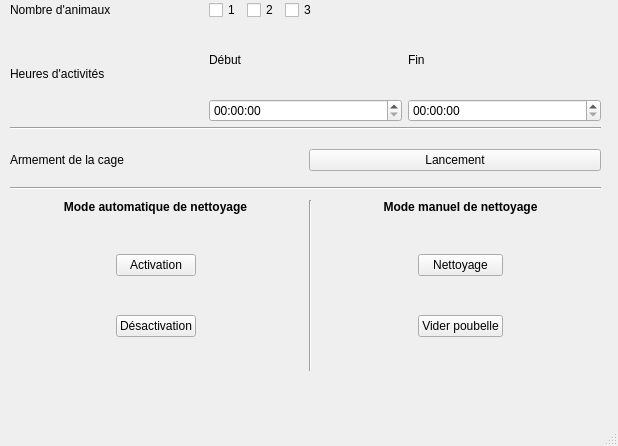
<?xml version="1.0" encoding="UTF-8"?>
<ui version="4.0">
 <class>MainWindow</class>
 <widget class="QMainWindow" name="MainWindow">
  <property name="geometry">
   <rect>
    <x>0</x>
    <y>0</y>
    <width>618</width>
    <height>446</height>
   </rect>
  </property>
  <property name="windowTitle">
   <string>MainWindow</string>
  </property>
  <widget class="QWidget" name="centralwidget">
   <widget class="QWidget" name="gridLayoutWidget">
    <property name="geometry">
     <rect>
      <x>10</x>
      <y>0</y>
      <width>591</width>
      <height>122</height>
     </rect>
    </property>
    <layout class="QGridLayout" name="gridLayout">
     <item row="0" column="0">
      <layout class="QGridLayout" name="gridLayout_7">
       <item row="2" column="2">
        <widget class="QTimeEdit" name="Fin"/>
       </item>
       <item row="0" column="0">
        <widget class="QLabel" name="label_3">
         <property name="text">
          <string>Nombre d'animaux</string>
         </property>
        </widget>
       </item>
       <item row="1" column="0" rowspan="2">
        <widget class="QLabel" name="label_4">
         <property name="text">
          <string>Heures d'activités</string>
         </property>
        </widget>
       </item>
       <item row="1" column="1">
        <widget class="QLabel" name="label_5">
         <property name="text">
          <string>Début</string>
         </property>
        </widget>
       </item>
       <item row="1" column="2">
        <widget class="QLabel" name="label_6">
         <property name="text">
          <string>Fin</string>
         </property>
        </widget>
       </item>
       <item row="2" column="1">
        <widget class="QTimeEdit" name="Debut"/>
       </item>
       <item row="0" column="1" colspan="2">
        <layout class="QGridLayout" name="gridLayout_9">
         <item row="1" column="0">
          <layout class="QHBoxLayout" name="horizontalLayout_2">
           <item>
            <widget class="QCheckBox" name="Animal1">
             <property name="text">
              <string>1</string>
             </property>
            </widget>
           </item>
           <item>
            <widget class="QCheckBox" name="Animal2">
             <property name="text">
              <string>2</string>
             </property>
            </widget>
           </item>
           <item>
            <widget class="QCheckBox" name="Animal3">
             <property name="text">
              <string>3</string>
             </property>
            </widget>
           </item>
           <item>
            <spacer name="horizontalSpacer_5">
             <property name="orientation">
              <enum>Qt::Horizontal</enum>
             </property>
             <property name="sizeHint" stdset="0">
              <size>
               <width>40</width>
               <height>20</height>
              </size>
             </property>
            </spacer>
           </item>
          </layout>
         </item>
        </layout>
       </item>
      </layout>
     </item>
    </layout>
   </widget>
   <widget class="QWidget" name="gridLayoutWidget_5">
    <property name="geometry">
     <rect>
      <x>320</x>
      <y>200</y>
      <width>281</width>
      <height>171</height>
     </rect>
    </property>
    <layout class="QGridLayout" name="gridLayout_6">
     <item row="5" column="1">
      <spacer name="verticalSpacer_6">
       <property name="orientation">
        <enum>Qt::Vertical</enum>
       </property>
       <property name="sizeHint" stdset="0">
        <size>
         <width>20</width>
         <height>40</height>
        </size>
       </property>
      </spacer>
     </item>
     <item row="4" column="1">
      <widget class="QPushButton" name="Viderpoubelle">
       <property name="text">
        <string>Vider poubelle</string>
       </property>
      </widget>
     </item>
     <item row="1" column="1">
      <spacer name="verticalSpacer_4">
       <property name="orientation">
        <enum>Qt::Vertical</enum>
       </property>
       <property name="sizeHint" stdset="0">
        <size>
         <width>20</width>
         <height>40</height>
        </size>
       </property>
      </spacer>
     </item>
     <item row="3" column="2">
      <spacer name="horizontalSpacer_4">
       <property name="orientation">
        <enum>Qt::Horizontal</enum>
       </property>
       <property name="sizeHint" stdset="0">
        <size>
         <width>40</width>
         <height>20</height>
        </size>
       </property>
      </spacer>
     </item>
     <item row="3" column="0">
      <spacer name="horizontalSpacer_3">
       <property name="orientation">
        <enum>Qt::Horizontal</enum>
       </property>
       <property name="sizeHint" stdset="0">
        <size>
         <width>40</width>
         <height>20</height>
        </size>
       </property>
      </spacer>
     </item>
     <item row="2" column="1">
      <widget class="QPushButton" name="Nettoyage">
       <property name="text">
        <string>Nettoyage</string>
       </property>
      </widget>
     </item>
     <item row="0" column="0" colspan="3">
      <widget class="QLabel" name="label_2">
       <property name="font">
        <font>
         <weight>75</weight>
         <bold>true</bold>
        </font>
       </property>
       <property name="text">
        <string>Mode manuel de nettoyage</string>
       </property>
       <property name="alignment">
        <set>Qt::AlignCenter</set>
       </property>
      </widget>
     </item>
     <item row="3" column="1">
      <spacer name="verticalSpacer_5">
       <property name="orientation">
        <enum>Qt::Vertical</enum>
       </property>
       <property name="sizeHint" stdset="0">
        <size>
         <width>20</width>
         <height>40</height>
        </size>
       </property>
      </spacer>
     </item>
    </layout>
   </widget>
   <widget class="Line" name="line_2">
    <property name="geometry">
     <rect>
      <x>300</x>
      <y>200</y>
      <width>20</width>
      <height>171</height>
     </rect>
    </property>
    <property name="orientation">
     <enum>Qt::Vertical</enum>
    </property>
   </widget>
   <widget class="QWidget" name="layoutWidget">
    <property name="geometry">
     <rect>
      <x>10</x>
      <y>200</y>
      <width>291</width>
      <height>171</height>
     </rect>
    </property>
    <layout class="QGridLayout" name="gridLayout_8">
     <property name="leftMargin">
      <number>0</number>
     </property>
     <item row="4" column="1">
      <widget class="QPushButton" name="Desactivation">
       <property name="text">
        <string>Désactivation</string>
       </property>
      </widget>
     </item>
     <item row="1" column="1">
      <spacer name="verticalSpacer_7">
       <property name="orientation">
        <enum>Qt::Vertical</enum>
       </property>
       <property name="sizeHint" stdset="0">
        <size>
         <width>20</width>
         <height>40</height>
        </size>
       </property>
      </spacer>
     </item>
     <item row="3" column="1">
      <spacer name="verticalSpacer_8">
       <property name="orientation">
        <enum>Qt::Vertical</enum>
       </property>
       <property name="sizeHint" stdset="0">
        <size>
         <width>20</width>
         <height>40</height>
        </size>
       </property>
      </spacer>
     </item>
     <item row="2" column="1">
      <widget class="QPushButton" name="Activation">
       <property name="text">
        <string>Activation</string>
       </property>
      </widget>
     </item>
     <item row="5" column="1">
      <spacer name="verticalSpacer_9">
       <property name="orientation">
        <enum>Qt::Vertical</enum>
       </property>
       <property name="sizeHint" stdset="0">
        <size>
         <width>20</width>
         <height>40</height>
        </size>
       </property>
      </spacer>
     </item>
     <item row="2" column="0">
      <spacer name="horizontalSpacer_6">
       <property name="orientation">
        <enum>Qt::Horizontal</enum>
       </property>
       <property name="sizeHint" stdset="0">
        <size>
         <width>40</width>
         <height>20</height>
        </size>
       </property>
      </spacer>
     </item>
     <item row="2" column="2">
      <spacer name="horizontalSpacer_7">
       <property name="orientation">
        <enum>Qt::Horizontal</enum>
       </property>
       <property name="sizeHint" stdset="0">
        <size>
         <width>40</width>
         <height>20</height>
        </size>
       </property>
      </spacer>
     </item>
     <item row="0" column="0" colspan="3">
      <widget class="QLabel" name="label_7">
       <property name="font">
        <font>
         <weight>75</weight>
         <bold>true</bold>
        </font>
       </property>
       <property name="text">
        <string>Mode automatique de nettoyage</string>
       </property>
       <property name="alignment">
        <set>Qt::AlignCenter</set>
       </property>
      </widget>
     </item>
    </layout>
   </widget>
   <widget class="Line" name="line">
    <property name="geometry">
     <rect>
      <x>10</x>
      <y>120</y>
      <width>591</width>
      <height>16</height>
     </rect>
    </property>
    <property name="orientation">
     <enum>Qt::Horizontal</enum>
    </property>
   </widget>
   <widget class="Line" name="line_3">
    <property name="geometry">
     <rect>
      <x>10</x>
      <y>180</y>
      <width>591</width>
      <height>16</height>
     </rect>
    </property>
    <property name="orientation">
     <enum>Qt::Horizontal</enum>
    </property>
   </widget>
   <widget class="QWidget" name="gridLayoutWidget_2">
    <property name="geometry">
     <rect>
      <x>10</x>
      <y>140</y>
      <width>591</width>
      <height>41</height>
     </rect>
    </property>
    <layout class="QGridLayout" name="gridLayout_2">
     <item row="0" column="1">
      <widget class="QPushButton" name="Lancement">
       <property name="text">
        <string>Lancement</string>
       </property>
      </widget>
     </item>
     <item row="0" column="0">
      <widget class="QLabel" name="label">
       <property name="text">
        <string>Armement de la cage</string>
       </property>
      </widget>
     </item>
    </layout>
   </widget>
  </widget>
  <widget class="QMenuBar" name="menubar">
   <property name="geometry">
    <rect>
     <x>0</x>
     <y>0</y>
     <width>618</width>
     <height>32</height>
    </rect>
   </property>
  </widget>
  <widget class="QStatusBar" name="statusbar"/>
 </widget>
 <resources/>
 <connections/>
</ui>
